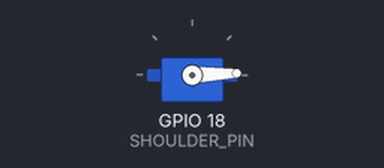
Bench run of a sketch on a simulated ESP32. On the bench: servo.

Above: at 1.05 s.
At 2.85 s:
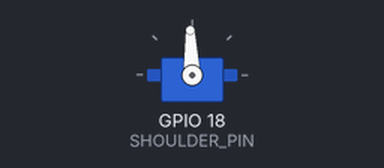
At 4.7 s:
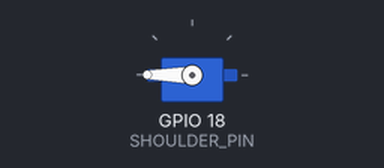
At 8.4 s:
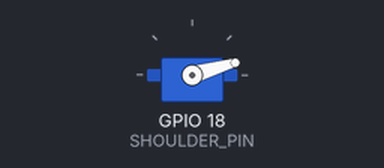
Timing chart, 0 to 11.7 s (numbered marks = the images above):
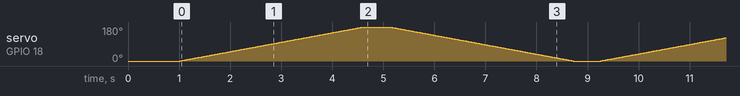

The sketch:

ROBOTIC_ARM.ino
```cpp
#include <ESP32Servo.h>

Servo shoulderServo;

const int SHOULDER_PIN = 18;

void setup() {
  shoulderServo.setPeriodHertz(50);
  shoulderServo.attach(SHOULDER_PIN, 500, 2400);

  shoulderServo.write(0);
  delay(1000);
}

void loop() {
  // Slowly move from 0° to 180°
  for (int angle = 0; angle <= 180; angle++) {
    shoulderServo.write(angle);
    delay(20);
  }

  delay(500);

  // Slowly return from 180° to 0°
  for (int angle = 180; angle >= 0; angle--) {
    shoulderServo.write(angle);
    delay(20);
  }

  delay(500);
}
```
